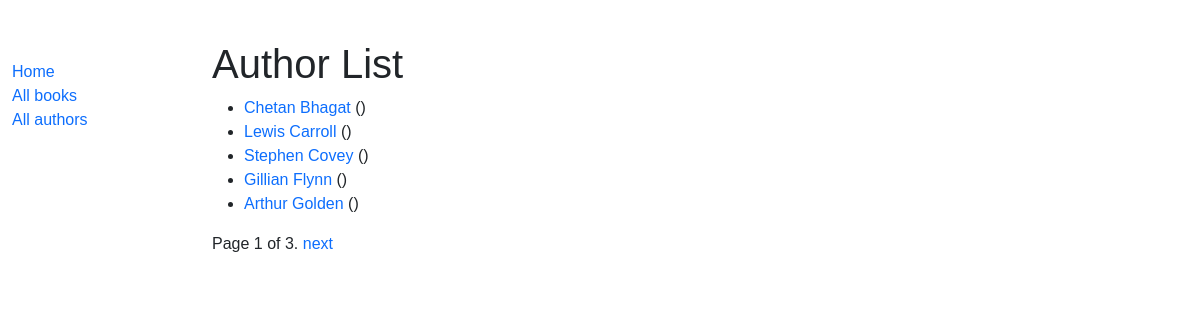
Screenshot of /catalog/authors/ with the database file from the repository.
### catalog/models.py (models this page shows, shortened)
class Author(models.Model):
    first_name = models.CharField(max_length=100)
    last_name = models.CharField(max_length=100)
    date_of_birth = models.DateField(null=True, blank=True)
    date_of_death = models.DateField('Died', null=True, blank=True)
    class Meta:
        ordering = ['last_name', 'first_name']
    def get_absolute_url(self):
        return reverse('author-detail', args=[str(self.id)])

### catalog/views.py (the view)
# urls.py: path('authors/',views.AuthorListView.as_view(),name='authors'),
class AuthorListView(generic.ListView):
    model = Author
    paginate_by = 5

### catalog/templates/catalog/author_list.html (shortened to what this page needs)
{% extends "base_generic.html" %}
{% block content %}
  <h1>Author List</h1>
  {% if author_list %}
  <ul>
    {% for author in author_list %}
      <li>
        <a href="{{ author.get_absolute_url }}">{{ author.first_name }} {{author.last_name}}</a> ()
      </li>
    {% endfor %}
  </ul>
  {% else %}
    <p>Author list is empty.</p>
  {% endif %}
{% endblock %}

### catalog/static/css/styles.css (style rules this page uses)
body { margin-top: 40px; font-family: sans-serif; }
a { text-decoration: none; }

### rows the page displays
Author: first_name "Chetan", last_name "Bhagat"
Author: first_name "Lewis", last_name "Carroll"
Author: first_name "Stephen", last_name "Covey"
Author: first_name "Gillian", last_name "Flynn"
Author: first_name "Arthur", last_name "Golden"

### other values shown
{{ page_obj.number }} "1"
{{ page_obj.paginator.num_pages }} "3"
